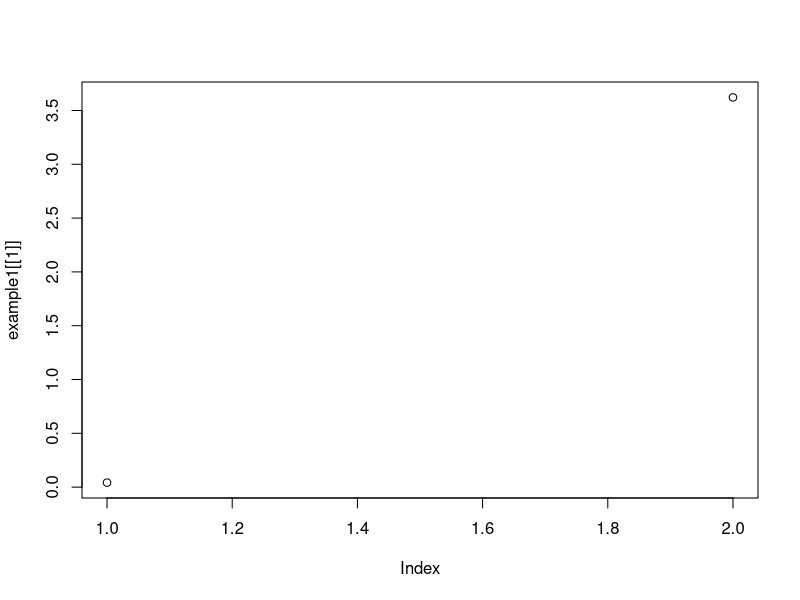
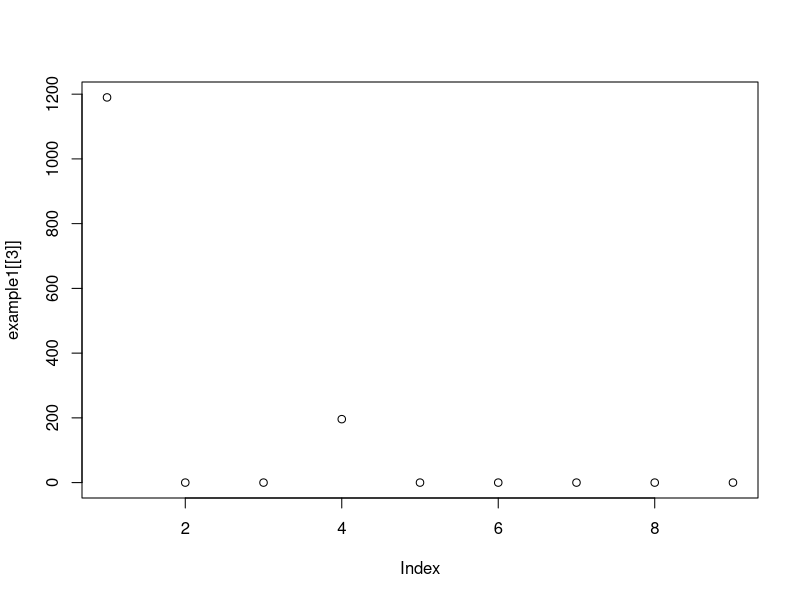
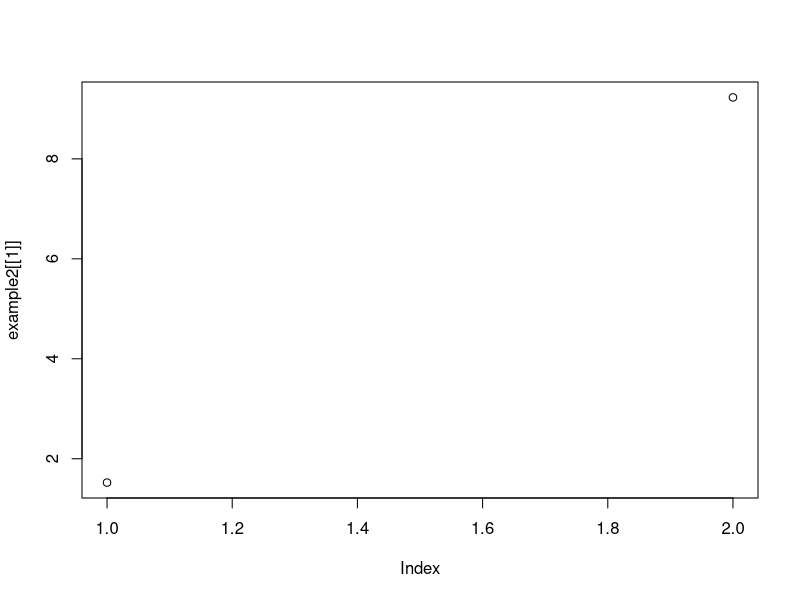
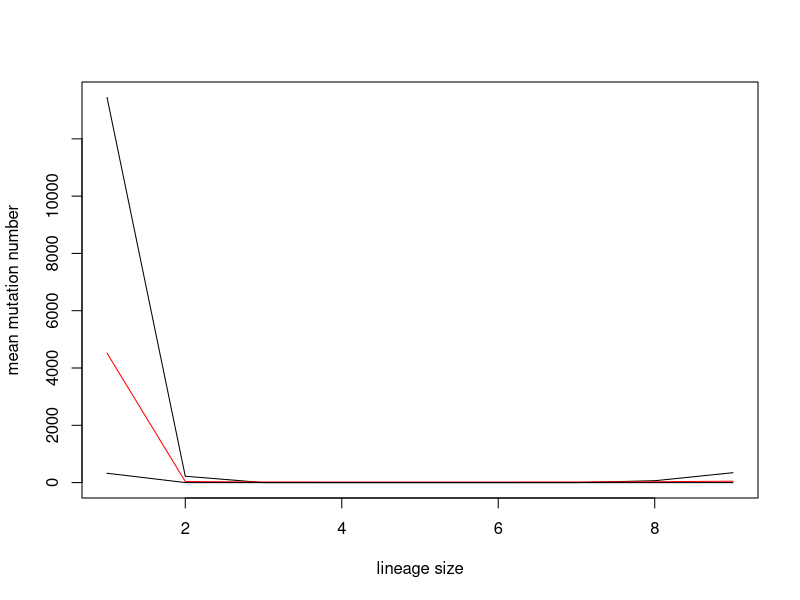

R code for these plots, in order:
## ---- chunk 1
knitr::opts_chunk$set(echo = TRUE)
## ---- chunk 2
LambdaB = function(m,k,alpha=1){
  lmk=beta(k-alpha,m-k+alpha)/beta(alpha,2-alpha)
  return(lmk)
  }
## ---- chunk 3
ncsim = function(n, theta = 10, model = 'n', T_total = FALSE){
  
  # Initialisation
  times = NULL; T_tot = NULL
  
  k = n  # number of distinct lineages
  count = 1  # because k will not goes just from 1 to size 
  Matstates = matrix(0, nrow=1, ncol=n)
  Matstates[1, ] = c(n, rep(0, n-1))
  Vecnext=Matstates[1,]
  Vecmut = rep(0, n-1)  # the number of mutation (in SFS)

  # This loop will continue until reaching the MRCA
  # (until just one lineage)
  while (k > 1){
 
    Vecrate = c(0,k*(k-1)/2,rep(0,n-2))
    for (i in 2:k){Vecrate[i]=(LambdaB(k, i, alpha = 0.1))*choose(k, i)}
    # plot(Vecrate)
    # Each coalescent time follow a exp dsitribution
    # with a parameter lambda given by the rate matrix

    lambda=sum(Vecrate)
    times[count] = rexp(n=1, rate=lambda)
    kmerger=sample(1:n, 1, prob = Vecrate/sum(Vecrate))
    
    
    if(T_total == TRUE){T_tot[count] = times[count]*k} 
           
    # Need this condition because the last coalescent leads to MRCA
    # and is not represented in the state matrix
    # Vector of probability to go to each other states

    inext = NULL
    # sample two times instead of one (with size 2)
    # to remove 2 of vecnext if the sample choose 
    # two times the same lineage size
    for (i in 1:kmerger){
      inext[i] = sample(x = 1:n, size = 1, prob = Vecnext, replace = T) 
      Vecnext[inext[i]]=Vecnext[inext[i]]-1
    }
    Vecnext[sum(inext)] = Vecnext[sum(inext)]+1
    
    count = count + 1
    Matstates = rbind(Matstates, Vecnext, deparse.level = 0)
    k = k - (kmerger-1)
  }
  # give a vector of mutation rate (corresponding to the SFS)
  
  mutrate = matrix(times*(Matstates[-count,-n])*(theta/2), ncol=n-1)
  mutrate = apply(mutrate, 2, sum)


  Vecmut = rpois(n = n-1, lambda = mutrate)
  
  if(T_total == T){times = T_tot}
  return(list(times, Matstates, Vecmut))
}
## ---- chunk 4
# with T_MRCA
#set.seed(42)
example1 = ncsim(n = 10, theta = 100)
print(example1)
plot(example1[[1]])
plot(example1[[3]])
## ---- chunk 5
# with T_Total
set.seed(42)
example2 = ncsim(n = 10, theta = 100, T_total = T)
print(example2)
plot(example2[[1]])
## ---- chunk 6
n=10
simulationSFS = replicate(1000, ncsim(n = n, theta = 1000)[3])
simulationSFS = matrix(unlist(simulationSFS), ncol = n-1, byrow = T)

meanSFS = apply(simulationSFS,2,mean)
q1SFS = apply(simulationSFS,2,quantile,0.05)
q2SFS = apply(simulationSFS,2,quantile,0.95)
print(meanSFS)

plot(q2SFS, type = 'l', ylab = 'mean mutation number', xlab = 'lineage size', ylim = c(0,max(q2SFS)))
lines(1:(n-1),meanSFS,col='red')
lines(q1SFS)
